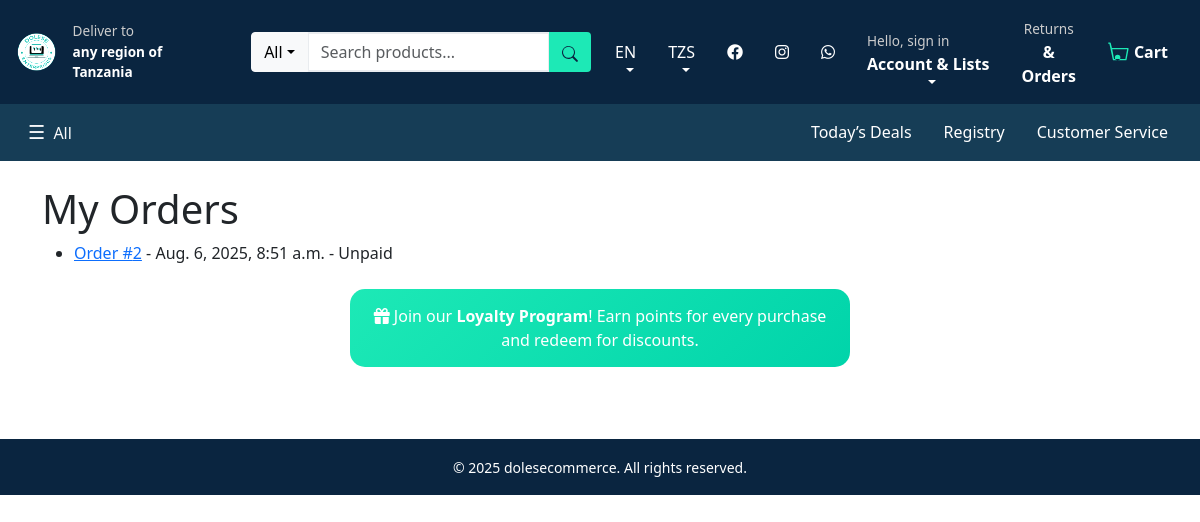
The page /orders/ (signed in) on the database as committed earlier.
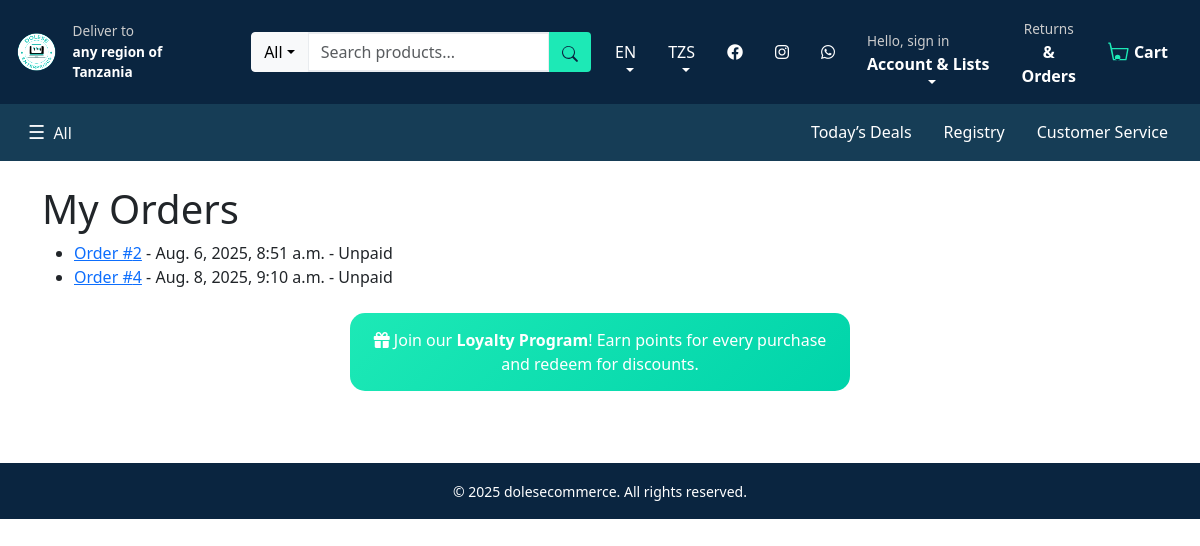
The same page on the database as committed later.
### orders/models.py (models this page shows, shortened)
class Order(models.Model):
    user = models.ForeignKey(settings.AUTH_USER_MODEL, on_delete=models.CASCADE, related_name='orders')
    created_at = models.DateTimeField(auto_now_add=True)
    updated_at = models.DateTimeField(auto_now=True)
    is_paid = models.BooleanField(default=False)
    shipping_address = models.TextField()

### orders/views.py (the view)
# urls.py: path('', views.order_list, name='order_list'),
@login_required
def order_list(request):
    orders = Order.objects.filter(user=request.user)
    return render(request, 'orders/order_list.html', {'orders': orders})

### core/context_processors.py (called while the page is built)
def global_context(request):
    return {
        'categories': Category.objects.all(),
        'currencies': getattr(settings, 'CURRENCIES', []),
        'current_currency': request.session.get('currency', settings.DEFAULT_CURRENCY),
    }

### orders/templates/orders/order_list.html
{% extends 'base.html' %}
{% block content %}
  <h1>My Orders</h1>
  <ul>
    {% for order in orders %}
      <li><a href="{% url 'orders:order_detail' order.pk %}">Order #{{ order.id }}</a> - {{ order.created_at }} - {% if order.is_paid %}Paid{% else %}Unpaid{% endif %}</li>
    {% empty %}
      <li>No orders found.</li>
    {% endfor %}
  </ul>
{% endblock %}

Rows that differ between the two databases and show on the page:
added Order: id "4", created_at "Aug. 8, 2025, 9:10 a.m.", is_paid "Unpaid"
